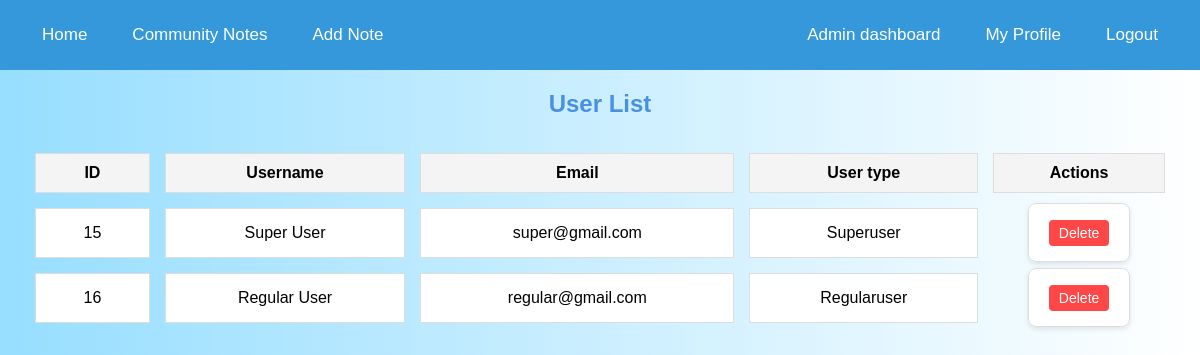
Screenshot of /accounts/user_list/ (signed in) with the database file from the repository.
### accounts/models.py (models this page shows, shortened)
class CustomUser(AbstractUser):
    class Types(models.TextChoices):
        ADMIN = "ADMIN", "Admin"
        SUPERUSER = "SUPERUSER", "Superuser"
        REGULARUSER = "REGULARUSER", "Regularuser"
    type = models.CharField(
        max_length=20, choices=Types.choices, default=Types.ADMIN
    )
    theme = models.CharField(max_length=10, choices=[("light", "Light"), ("dark", "Dark")], default="light")
    email = models.EmailField(unique=True, max_length=50)
    username = models.CharField(unique=True, max_length=20)
    note = models.TextField(max_length=200, null=True, blank=True)
    USERNAME_FIELD = "email"
    REQUIRED_FIELDS = ["username"]

### accounts/views.py (the view)
# urls.py: path('user_list/', views.user_list, name='user_list'),
@login_required
@user_passes_test(is_admin)
def user_list(request):
    users = CustomUser.objects.exclude(type=CustomUser.Types.ADMIN)
    return render(request, 'accounts/user_list.html', {'users': users})

### accounts/views.py (called while the page is built)
def is_admin(user):
    return user.is_authenticated and user.type == CustomUser.Types.ADMIN

### accounts/templates/accounts/user_list.html (shortened to what this page needs)
{% extends 'notes/base.html' %}
{% block content %}
<h2 class="heading">User List</h2>
<div class="table-container">
    <table class="user-table">
        <thead>
            <tr>
                <th class="table-header">ID</th>
                <th class="table-header">Username</th>
                <th class="table-header">Email</th>
                <th class="table-header">User type</th>
                <th class="table-header">Actions</th>
            </tr>
        </thead>
        <tbody>
            {% for user in users %}
                <tr class="user-row">
                    <td class="user-cell">{{ user.id }}</td>
                    <td class="user-cell">{{ user.username }}</td>
                    <td class="user-cell">{{ user.email }}</td>
                    <td class="user-cell">{{ user.get_type_display }}</td>
                    <td class="user-actions">
                        {% if user != request.user and user.type != 'ADMIN' %}
                            <form action="{% url 'accounts:delete_user' user.id %}" method="post" class="delete-form">
                                <button type="submit" class="delete-button" onclick="return confirm('Are you sure you want to delete this user?');">Delete</button>
                            </form>
                        {% else %}
                            <em class="no-delete">You can not delete!</em>
                        {% endif %}
                    </td>
                </tr>
            {% endfor %}
        </tbody>
    </table>
</div>
{% endblock %}

### notes/static/app/notes.css (style rules this page uses)
body { background: linear-gradient(to bottom, white, #b3e5fc); color: #2c3e50; font-family: Arial, sans-serif; margin: 0; padding: 0; }
h1, h2 { color: #2980b9; font-weight: bold; }
button { background-color: #3498db; color: white; border: none; padding: 10px 20px; border-radius: 5px; font-size: 16px; cursor: pointer; }
body { font-family: Arial, sans-serif; background-color: #f4f7fa; color: #333; margin: 0; padding: 0; }
h2 { text-align: center; color: #4a90e2; margin-top: 20px; }
form { background-color: #fff; border: 1px solid #ddd; border-radius: 8px; padding: 20px; box-shadow: 0 2px 5px rgba(0, 0, 0, 0.1); margin: 20px auto; width: 80%; max-width: 600px; }
form button { background-color: #4a90e2; color: white; padding: 10px 20px; border: none; border-radius: 5px; font-size: 1.1em; cursor: pointer; transition: background-color 0.3s; }
body.light { background: linear-gradient(to right, #97deff, white); color: black; }
.heading { text-align: center; margin-bottom: 16px; font-size: 24px; }
.table-container { margin-top: 20px; margin-bottom: 40px; overflow-x: auto; }
.user-table { width: 100%; border-collapse: separate; border-spacing: 15px; margin: 0 auto; }
.table-header { padding: 10px 15px; text-align: center; vertical-align: middle; background-color: #f4f4f4; font-weight: bold; border: 1px solid #ddd; }
.user-row { border-bottom: 1px solid #ddd; }
.user-cell { padding: 15px 25px; text-align: center; vertical-align: middle; border: 1px solid #ddd; background-color: #fff; }
.user-actions { text-align: center; }
.delete-form { display: inline; }
.delete-button { padding: 5px 10px; font-size: 14px; cursor: pointer; background-color: #ff4747; color: white; border: none; border-radius: 4px; outline: none; transition: background-color 0.3s ease; }
.delete-button, .delete-button:focus { background-color: #ff4747; box-shadow: none; }

### rows the page displays
CustomUser: id "15", username "Super User", email "super@gmail.com", type "Superuser", shows "Delete"
CustomUser: id "16", username "Regular User", email "regular@gmail.com", type "Regularuser", shows "Delete"
